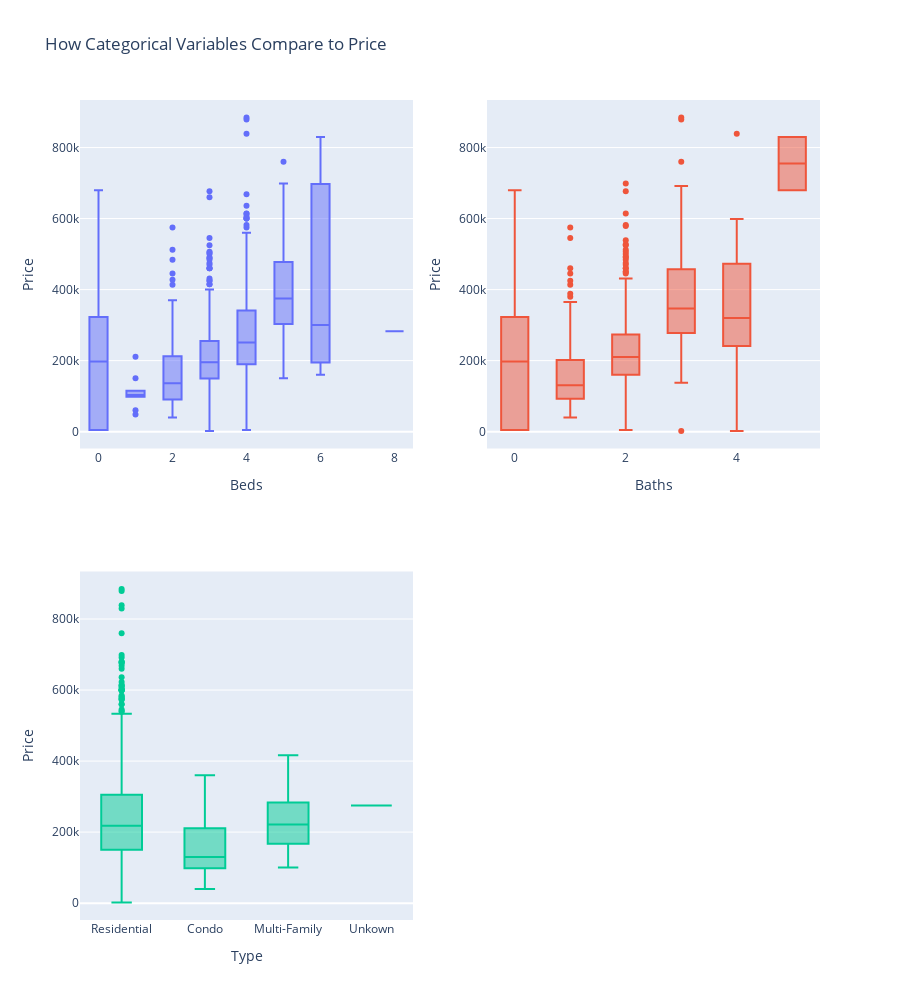

This figure's notebook cell:
### Code cell
#Vizualize how the categorical variables relate to the price variable

import plotly.graph_objects as go
from plotly.subplots import make_subplots

# Initialize figure with subplots
fig = make_subplots(
    rows=2, cols=2
)

# fig = go.Figure(data=[go.Histogram(x=x)])# Add traces
fig.add_trace(go.Box(x=data['beds'].values,y=data['price']), row=1, col=1)
fig.add_trace(go.Box(x=data['baths'].values,y=data['price']), row=1, col=2)
fig.add_trace(go.Box(x=data['type'].values,y=data['price']), row=2, col=1)

# Update yaxis properties
fig.update_yaxes(title_text="Price")

# Update xaxis properties
fig.update_xaxes(title_text="Beds", row=1, col=1)
fig.update_xaxes(title_text="Baths", row=1, col=2)
fig.update_xaxes(title_text="Type", row=2, col=1)


fig.update_layout(title_text="How Categorical Variables Compare to Price", height=1000,showlegend= False)
fig.show()

### Figure 1 — Plotly figure (JSON) as saved in the notebook; plotly's stock layout.template omitted (floating-point values rounded to 4 significant figures; data arrays with more than 128 entries replaced by an {"elided": "..."} marker saying what was removed)
{"data": [{"type": "box", "x": {"elided": "985 int values"}, "xaxis": "x", "y": {"elided": "985 int values"}, "yaxis": "y"}, {"type": "box", "x": {"elided": "985 int values"}, "xaxis": "x2", "y": {"elided": "985 int values"}, "yaxis": "y2"}, {"type": "box", "x": {"elided": "985 str values"}, "xaxis": "x3", "y": {"elided": "985 int values"}, "yaxis": "y3"}], "layout": {"height": 1000, "showlegend": false, "title": {"text": "How Categorical Variables Compare to Price"}, "xaxis": {"anchor": "y", "domain": [0, 0.45], "title": {"text": "Beds"}}, "xaxis2": {"anchor": "y2", "domain": [0.55, 1], "title": {"text": "Baths"}}, "xaxis3": {"anchor": "y3", "domain": [0, 0.45], "title": {"text": "Type"}}, "xaxis4": {"anchor": "y4", "domain": [0.55, 1]}, "yaxis": {"anchor": "x", "domain": [0.575, 1], "title": {"text": "Price"}}, "yaxis2": {"anchor": "x2", "domain": [0.575, 1], "title": {"text": "Price"}}, "yaxis3": {"anchor": "x3", "domain": [0, 0.425], "title": {"text": "Price"}}, "yaxis4": {"anchor": "x4", "domain": [0, 0.425], "title": {"text": "Price"}}}}
